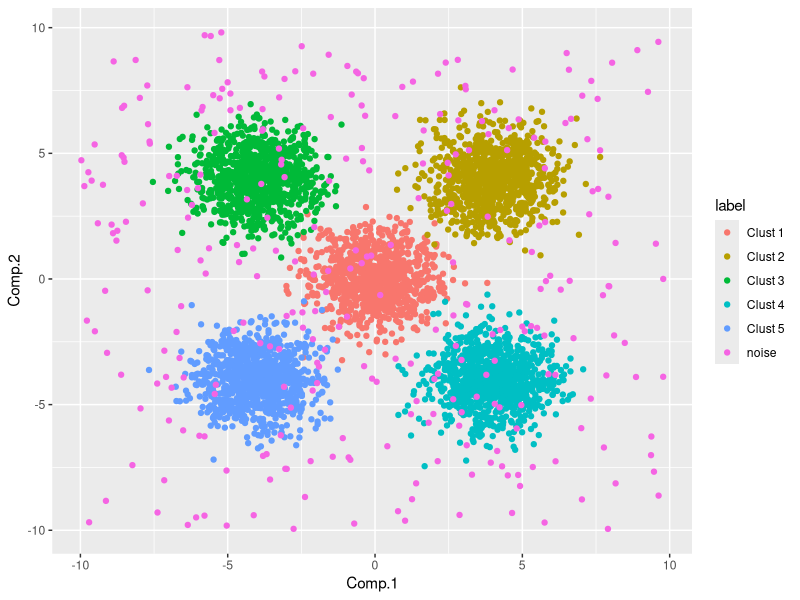

This chart was generated by the following R code: (Note: this script raises an error after producing the figure.)
##functions Define

###Visualization을 위해 2차원에서 Sphere Point를 generate 
gen.sphere <- function(center, radius, n = 10000){
  intsec = seq(0,2*pi,length = n)
  Comp.1 = center[1] + radius*cos(intsec)
  Comp.2 = center[2] + radius*sin(intsec)
  return(data.frame(Comp.1,Comp.2))
}



###K-means를 기반으로 한 Ksphere
ksphere <- function(train, test, k, a = 0.05){
  Data.kmeans <- kmeans(train, centers = k, iter.max = 10000)
  
  c <- Data.kmeans$centers
  
  
  n = nrow(test)
  
  metric = matrix(0,nr = n,nc = k)
  
  
  for(i in 1:n){
    for(j in 1:k){
      metric[i,j] = sqrt(sum((c[j,]-test[i,])^2))
    }
  }
  
  
  metric.res = matrix(0,nr = n,nc = 2)
  
  for(i in 1:n){
    metric.res[i,1] = min(metric[i,])
    metric.res[i,2] = which.min(metric[i,])
  }
  
  #유의수준
  t = rep(0,k)
  
  
  for(i in 1:k){
    ind = which(metric.res[,2] == i)
    t[i] = quantile(metric.res[ind,1],1-a)
  }
  res = list()
  res$centers = c;res$radius = t
  
  return(res)
}


###n-dimension sphere explicit volume
Nvol = function(r,dimens){
  res = (sqrt(pi)*r)^dimens
  return(res/gamma(dimens/2 + 1))
}



###Volume Estimation by Importance Sampling
vol.est <- function(center, radius, sim.n = 1.0e+7, pi1 = rep(1,length(radius))){
  c = center;t = radius;k = dim(c)[1]
  di = dim(c)[2]
  C = Nvol(t,di)
  nan_ind = which(radius == 0)
  if(k == 1){
    sim.res = C
  } else {
    sim.res = 0
    
    
    C = pi1/C
    C[nan_ind] = 0
    
    for(i in 1:sim.n){
      a = as.vector(rmultinom(1, size = 1, prob = C))
      ran = rnorm(di)
      ran = ran/sqrt(sum(ran^2))
      ru = runif(1)*(t[as.logical(a)]^di)
      ru = ru^(1/di)
      sim = ran * ru
      aa = rep(1,k);aa = aa - a
      for(j in (1:k)[as.logical(aa)]){
        if(sqrt(sum((sim - c[j,])^2)) <= t[j])  a[j] = 1
      }
      sim.res = sim.res + 1/sum(a*C)
    }
    
    
    sim.res = sim.res/sim.n
  }
  
  return(sim.res)
}



###########simulation
set.seed(1)
library(ggplot2)
##generate Random Data


##setting 5 center
center = matrix(0,nr = 5,nc = 2)
center[2:5,]=cbind(c(4,-4,4,-4),c(4,4,-4,-4))
simd = matrix(nr = 5300,nc = 2)
label = vector(length = 5300)

##make save folder on wd
dir.create("./Ksphere")
dir.create("./Ksphere/result_per_k")

##generate normal number
simd[1:5000,] = cbind(rnorm(5000),rnorm(5000))
simd[5001:5300,] = cbind(runif(300,min = -10,max = 10),runif(300,min = -10,max = 10))

##labeling for simulation data(1:5000 -> normal from center, 5001:5003 : noise from uniform Dist)
for(i in 1:5){
  nm = paste0("Clust ", i)
  inn = seq(i*1000-999,i*1000)
  label[inn] = rep(nm,1000)
  simd[inn,] = simd[inn,] + matrix(rep(center[i,],each = 1000),nc = 2)
  
}
label[5001:5300] = "noise"

simdata = data.frame(simd,label)
colnames(simdata) = c("Comp.1","Comp.2","label")


###original data with label
viss <- ggplot(simdata,aes(x = Comp.1,y = Comp.2,color = label)) + geom_point()
ggsave("./Ksphere/Original_Data.png",plot = viss,width = 8,height = 7)


###split 2 data
trainind = rep(1000*0:4,each = 500) + rep(1:500,5)
trainind = c(trainind,sample((5001:5300),150))

train = simd[trainind,]
test = simd[-trainind,]


###record : volume of sphere on each cluster(k) and alpha(0.05, 0.1, 0.25)

record = matrix(0,nc = 10,nr = 3)
set.seed(1)
for(k in 1:10){
  A = ksphere.conform2(train,test,k,a = 0.05)
  B = ksphere.conform2(train,test,k,a = 0.1)
  C = ksphere.conform2(train,test,k,a = 0.25)
  pi1 = rep(1/k,k)
  ###set sim.n 1.0e+5 for speed so it might be unstable
  record[1,k] = vol.est(A$centers,A$radius,sim.n = 1.0e+5,pi1 = pi1)
  record[2,k] = vol.est(B$centers,B$radius,sim.n = 1.0e+5,pi1 = pi1)
  record[3,k] = vol.est(C$centers,C$radius,sim.n = 1.0e+5,pi1 = pi1)
  vis = ggplot(simdata,aes(x = Comp.1, y = Comp.2)) + geom_point()
  for(j in 1:k){
    vis = vis + geom_path(data = gen.sphere(A$centers[j,],A$radius[j]),color = "#db1aa8")
    vis = vis + geom_path(data = gen.sphere(B$centers[j,],B$radius[j]),color = "#b41adb")
    vis = vis + geom_path(data = gen.sphere(C$centers[j,],C$radius[j]),color = "#761ad9")
  }
  ###save each plot for cluster number on working directory
  filename = paste0("./Ksphere/result_per_k/clust",k,".png")
  ggsave(filename,plot = vis,width = 7,height = 7)
}


###visualize Volume vs K and Optimize K(K = 5)
Lab = rep(c("0.05","0.1","0.25"),10)
X = data.frame(rep(1:10,each = 3),as.vector(record),Lab)
colnames(X) = c("K","Volume","alpha")


###visualization of Volume vs K
vis2 = ggplot(X,aes(x = K,y = Volume,color = alpha)) + geom_line() + ggtitle("K vs Total Volume") + 
  theme(plot.title = element_text(family = "serif", face = "bold", hjust = 0.5, size = 15, color = "darkblue"))
vis2 <- vis2 + scale_x_continuous(breaks = 1:10)
vis2
ggsave("./Ksphere/volume_vs_K.png",plot = vis2)
record

###Kmeans on optimal K(for Check)
Kmeans.fit = kmeans(simd,5)
Kms.data = data.frame(simd,as.factor(Kmeans.fit$cluster))
colnames(Kms.data) = c("Comp.1","Comp.2","Cluster")


vis1 = ggplot(data = Kms.data,aes(x = Comp.1,y = Comp.2,color = Cluster)) + geom_point()
ggsave("./Ksphere/kmeans.png",plot = vis1,width = 7,height = 7)








#######################3
k = 5
A = ksphere.conform2(train,test,k,a = 0.1)
B = ksphere.conform2(train,test,k,a = 0.25)
C = ksphere.conform2(train,test,k,a = 0.5)
pi1 = rep(1/k,k)

vissa = viss
viss1 = viss
viss2 = viss
for(j in 1:k){
  vissa = vissa + geom_path(data = gen.sphere(A$centers[j,],A$radius[j]),color = "#b41adb")
  viss1 = viss1 + geom_path(data = gen.sphere(B$centers[j,],B$radius[j]),color = "#b41adb")
  viss2 = viss2 + geom_path(data = gen.sphere(C$centers[j,],C$radius[j]),color = "#761ad9")
}
filename = paste0("Ksphere/Final_clust",0.25,".png")
ggsave(filename,plot = vissa,width = 7,height = 7)

filename = paste0("Ksphere/Final_clust",0.25,".png")
ggsave(filename,plot = viss1,width = 7,height = 7)


filename = paste0("Ksphere/Final_clust",0.5,".png")
ggsave(filename,plot = viss2,width = 7,height = 7)

